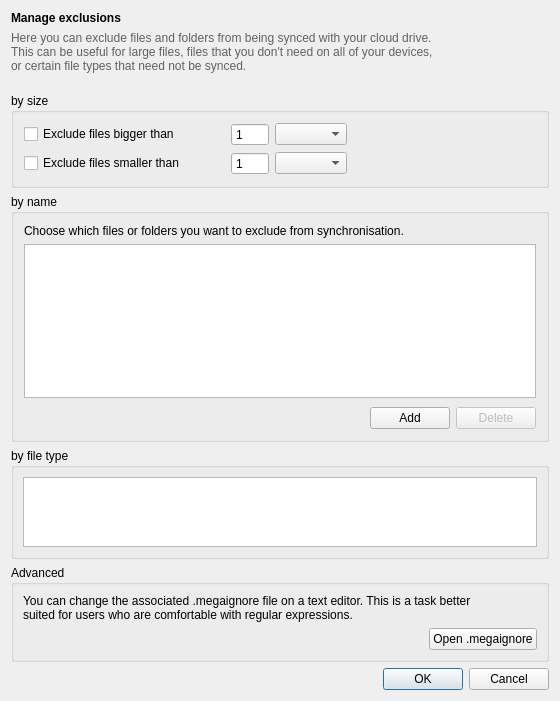
<?xml version="1.0" encoding="UTF-8"?>
<ui version="4.0">
 <class>IgnoresEditingDialog</class>
 <widget class="QDialog" name="IgnoresEditingDialog">
  <property name="geometry">
   <rect>
    <x>0</x>
    <y>0</y>
    <width>560</width>
    <height>701</height>
   </rect>
  </property>
  <property name="windowTitle">
   <string>Edit exclusions</string>
  </property>
  <layout class="QVBoxLayout" name="verticalLayout">
   <item>
    <widget class="QLabel" name="label_2">
     <property name="font">
      <font>
       <bold>true</bold>
      </font>
     </property>
     <property name="text">
      <string>Manage exclusions</string>
     </property>
    </widget>
   </item>
   <item>
    <widget class="QLabel" name="label">
     <property name="styleSheet">
      <string notr="true">QLabel
{color: rgba(48, 50, 51, 0.75) }</string>
     </property>
     <property name="text">
      <string>Here you can exclude files and folders from being synced with your cloud drive.
This can be useful for large files, files that you don't need on all of your devices,
or certain file types that need not be synced.
</string>
     </property>
    </widget>
   </item>
   <item>
    <widget class="QGroupBox" name="gExcludeBySize">
     <property name="title">
      <string>by size</string>
     </property>
     <layout class="QGridLayout" name="gridLayout">
      <property name="leftMargin">
       <number>10</number>
      </property>
      <property name="topMargin">
       <number>10</number>
      </property>
      <property name="rightMargin">
       <number>10</number>
      </property>
      <property name="bottomMargin">
       <number>10</number>
      </property>
      <item row="1" column="0">
       <widget class="QCheckBox" name="cExcludeLowerThan">
        <property name="text">
         <string>Exclude files smaller than</string>
        </property>
       </widget>
      </item>
      <item row="1" column="1">
       <spacer name="horizontalSpacer_24">
        <property name="orientation">
         <enum>Qt::Horizontal</enum>
        </property>
        <property name="sizeType">
         <enum>QSizePolicy::Fixed</enum>
        </property>
        <property name="sizeHint" stdset="0">
         <size>
          <width>40</width>
          <height>0</height>
         </size>
        </property>
       </spacer>
      </item>
      <item row="0" column="2">
       <widget class="QSpinBox" name="eUpperThan">
        <property name="buttonSymbols">
         <enum>QAbstractSpinBox::NoButtons</enum>
        </property>
        <property name="minimum">
         <number>1</number>
        </property>
        <property name="maximum">
         <number>9999</number>
        </property>
       </widget>
      </item>
      <item row="0" column="4">
       <spacer name="horizontalSpacer_21">
        <property name="orientation">
         <enum>Qt::Horizontal</enum>
        </property>
        <property name="sizeHint" stdset="0">
         <size>
          <width>40</width>
          <height>20</height>
         </size>
        </property>
       </spacer>
      </item>
      <item row="1" column="2">
       <widget class="QSpinBox" name="eLowerThan">
        <property name="buttonSymbols">
         <enum>QAbstractSpinBox::NoButtons</enum>
        </property>
        <property name="minimum">
         <number>1</number>
        </property>
        <property name="maximum">
         <number>9999</number>
        </property>
       </widget>
      </item>
      <item row="1" column="3">
       <widget class="QComboBox" name="cbExcludeLowerUnit"/>
      </item>
      <item row="0" column="1">
       <spacer name="horizontalSpacer_23">
        <property name="orientation">
         <enum>Qt::Horizontal</enum>
        </property>
        <property name="sizeType">
         <enum>QSizePolicy::Fixed</enum>
        </property>
        <property name="sizeHint" stdset="0">
         <size>
          <width>40</width>
          <height>0</height>
         </size>
        </property>
       </spacer>
      </item>
      <item row="0" column="3">
       <widget class="QComboBox" name="cbExcludeUpperUnit"/>
      </item>
      <item row="0" column="0">
       <widget class="QCheckBox" name="cExcludeUpperThan">
        <property name="text">
         <string>Exclude files bigger than</string>
        </property>
       </widget>
      </item>
      <item row="1" column="4">
       <spacer name="horizontalSpacer_22">
        <property name="orientation">
         <enum>Qt::Horizontal</enum>
        </property>
        <property name="sizeHint" stdset="0">
         <size>
          <width>40</width>
          <height>20</height>
         </size>
        </property>
       </spacer>
      </item>
     </layout>
    </widget>
   </item>
   <item>
    <widget class="QGroupBox" name="gExcludeByName">
     <property name="sizePolicy">
      <sizepolicy hsizetype="Preferred" vsizetype="Expanding">
       <horstretch>0</horstretch>
       <verstretch>0</verstretch>
      </sizepolicy>
     </property>
     <property name="title">
      <string>by name</string>
     </property>
     <property name="flat">
      <bool>false</bool>
     </property>
     <layout class="QVBoxLayout" name="gExcludeByNameLayout">
      <property name="leftMargin">
       <number>10</number>
      </property>
      <property name="topMargin">
       <number>10</number>
      </property>
      <property name="rightMargin">
       <number>10</number>
      </property>
      <property name="bottomMargin">
       <number>10</number>
      </property>
      <item>
       <widget class="QLabel" name="lChooseText">
        <property name="text">
         <string>Choose which files or folders you want to exclude from synchronisation.</string>
        </property>
       </widget>
      </item>
      <item>
       <widget class="QListWidget" name="lExcludedNames">
        <property name="sizePolicy">
         <sizepolicy hsizetype="Preferred" vsizetype="Preferred">
          <horstretch>0</horstretch>
          <verstretch>0</verstretch>
         </sizepolicy>
        </property>
        <property name="minimumSize">
         <size>
          <width>0</width>
          <height>104</height>
         </size>
        </property>
        <property name="styleSheet">
         <string notr="true">QListWidget::item::selected
{
background-color: rgba(0,120,215,0.8);
color:white;
}</string>
        </property>
        <property name="selectionMode">
         <enum>QAbstractItemView::ExtendedSelection</enum>
        </property>
        <property name="resizeMode">
         <enum>QListView::Adjust</enum>
        </property>
        <property name="selectionRectVisible">
         <bool>false</bool>
        </property>
       </widget>
      </item>
      <item>
       <widget class="QWidget" name="excludeButtonsContainer" native="true">
        <layout class="QHBoxLayout" name="horizontalLayout_10">
         <property name="leftMargin">
          <number>0</number>
         </property>
         <property name="topMargin">
          <number>3</number>
         </property>
         <property name="rightMargin">
          <number>0</number>
         </property>
         <property name="bottomMargin">
          <number>0</number>
         </property>
         <item>
          <spacer name="horizontalSpacer_3">
           <property name="orientation">
            <enum>Qt::Horizontal</enum>
           </property>
           <property name="sizeHint" stdset="0">
            <size>
             <width>40</width>
             <height>20</height>
            </size>
           </property>
          </spacer>
         </item>
         <item>
          <widget class="QPushButton" name="bAddName">
           <property name="text">
            <string>Add</string>
           </property>
           <property name="autoDefault">
            <bool>false</bool>
           </property>
          </widget>
         </item>
         <item>
          <widget class="QPushButton" name="bDeleteName">
           <property name="enabled">
            <bool>false</bool>
           </property>
           <property name="text">
            <string>Delete</string>
           </property>
           <property name="autoDefault">
            <bool>false</bool>
           </property>
          </widget>
         </item>
        </layout>
       </widget>
      </item>
     </layout>
    </widget>
   </item>
   <item>
    <widget class="QGroupBox" name="gExcludeByType">
     <property name="title">
      <string>by file type</string>
     </property>
     <layout class="QVBoxLayout" name="verticalLayout_2">
      <item>
       <widget class="QPlainTextEdit" name="tExcludeExtensions">
        <property name="maximumSize">
         <size>
          <width>16777215</width>
          <height>78</height>
         </size>
        </property>
       </widget>
      </item>
     </layout>
    </widget>
   </item>
   <item>
    <widget class="QGroupBox" name="gExcludeByType_2">
     <property name="title">
      <string>Advanced</string>
     </property>
     <layout class="QVBoxLayout" name="verticalLayout_3">
      <item>
       <widget class="QLabel" name="label_3">
        <property name="text">
         <string>You can change the associated .megaignore file on a text editor. This is a task better
suited for users who are comfortable with regular expressions.</string>
        </property>
       </widget>
      </item>
      <item>
       <layout class="QHBoxLayout" name="horizontalLayout">
        <item>
         <spacer name="horizontalSpacer">
          <property name="orientation">
           <enum>Qt::Horizontal</enum>
          </property>
          <property name="sizeHint" stdset="0">
           <size>
            <width>40</width>
            <height>20</height>
           </size>
          </property>
         </spacer>
        </item>
        <item>
         <widget class="QPushButton" name="bOpenMegaIgnore">
          <property name="text">
           <string>Open .megaignore</string>
          </property>
         </widget>
        </item>
       </layout>
      </item>
     </layout>
    </widget>
   </item>
   <item>
    <widget class="QDialogButtonBox" name="buttonBox">
     <property name="standardButtons">
      <set>QDialogButtonBox::Cancel|QDialogButtonBox::Ok</set>
     </property>
    </widget>
   </item>
  </layout>
 </widget>
 <resources/>
 <connections/>
</ui>
